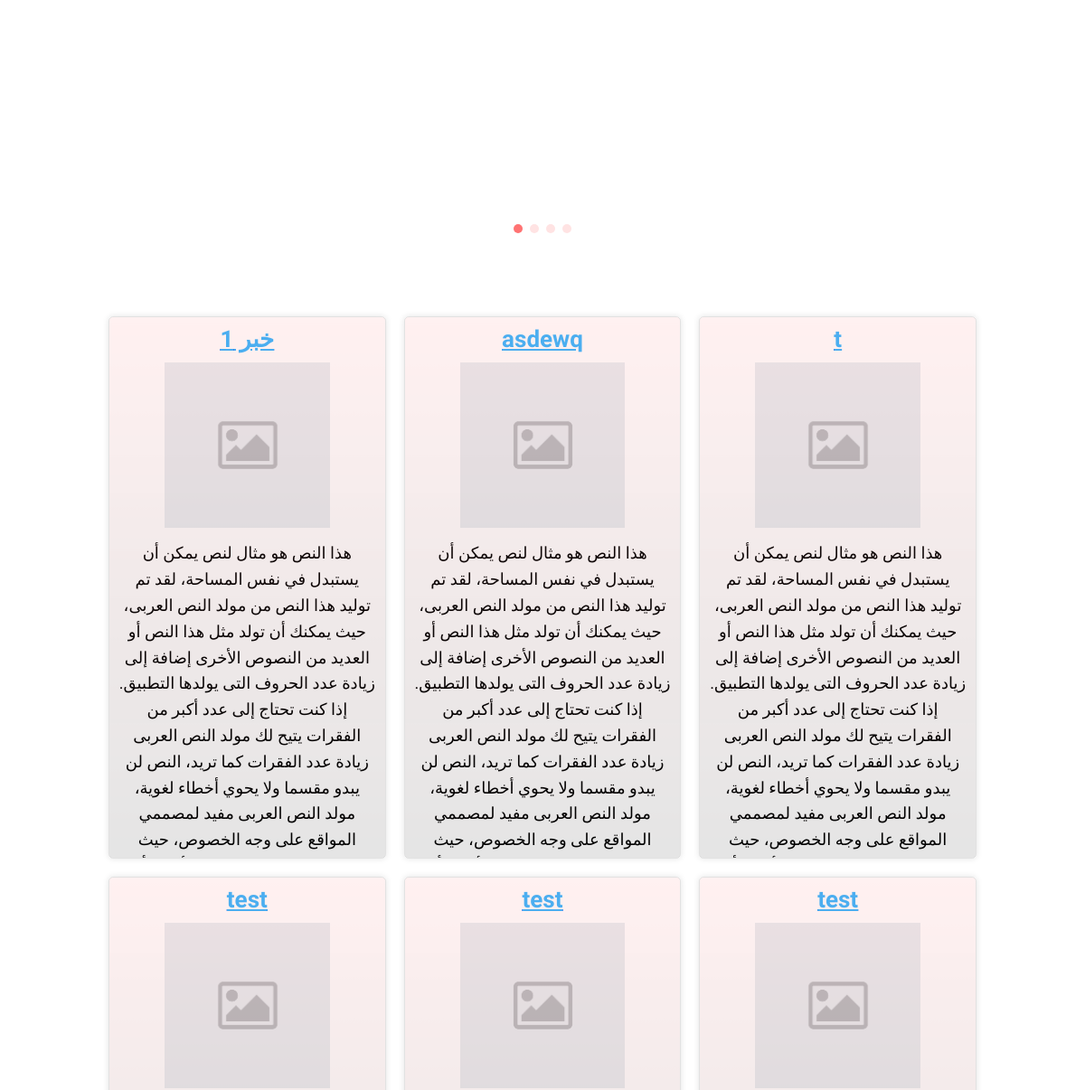
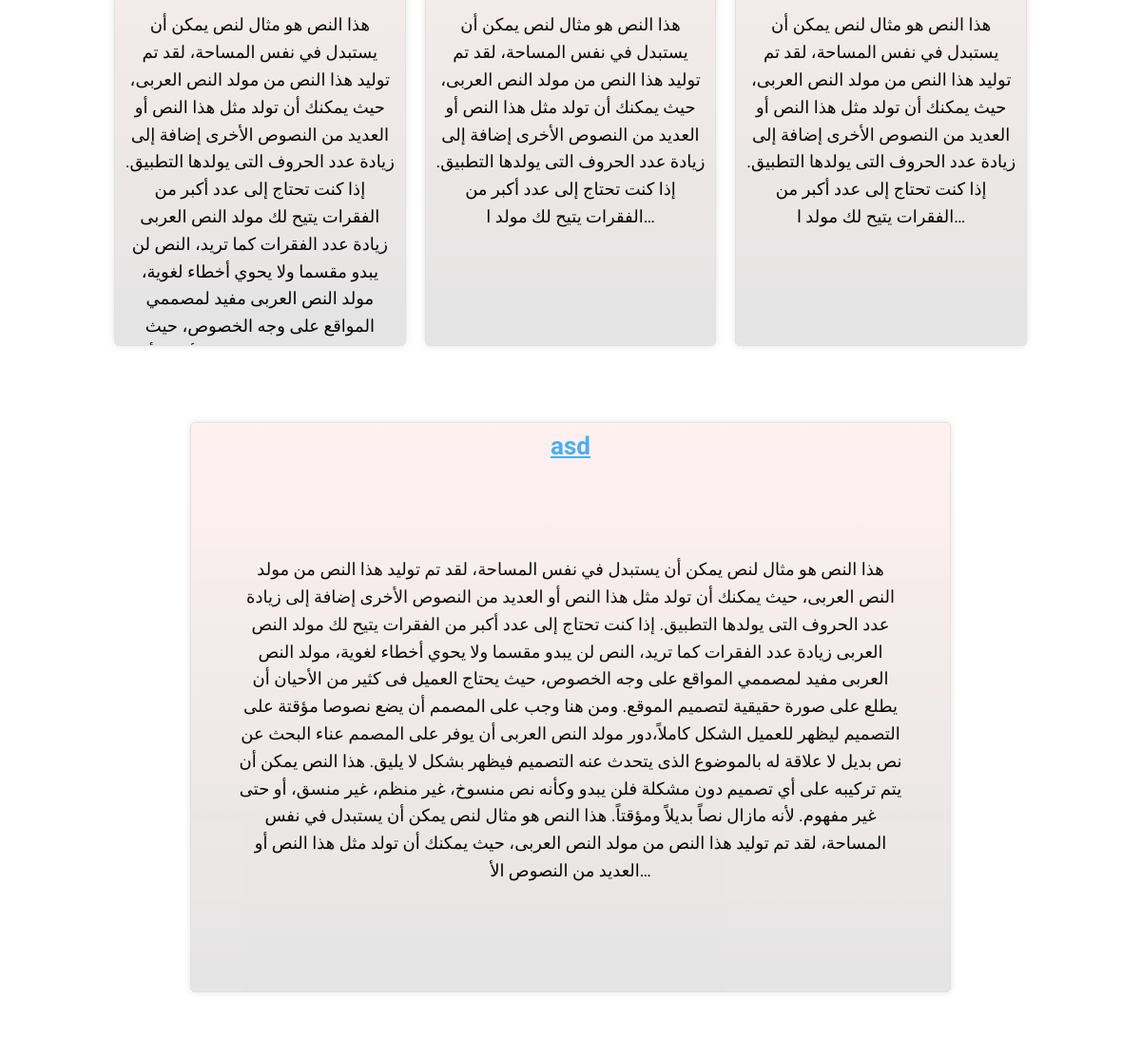
Before: / (middle part) with the older database file (2 pictures, top to bottom).
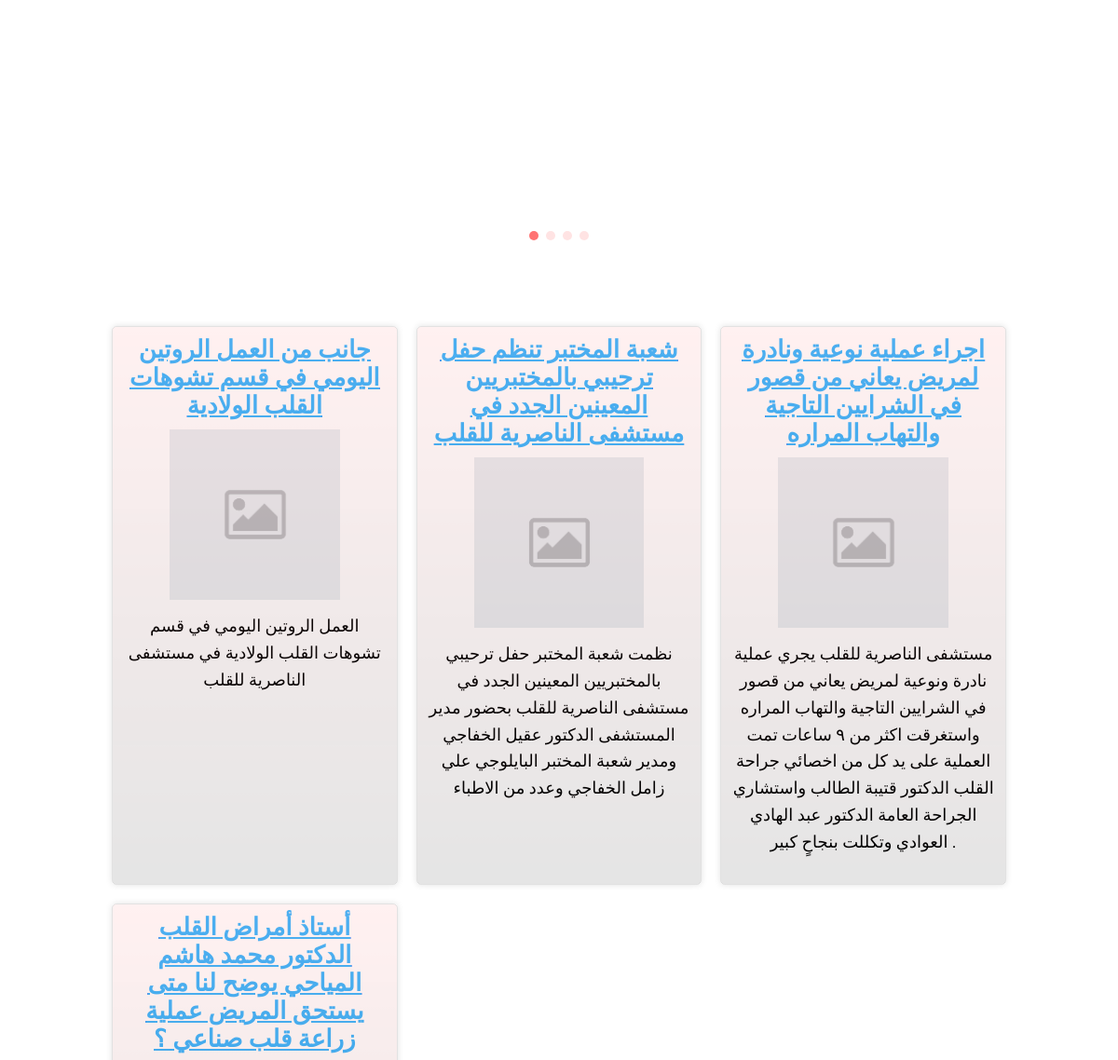
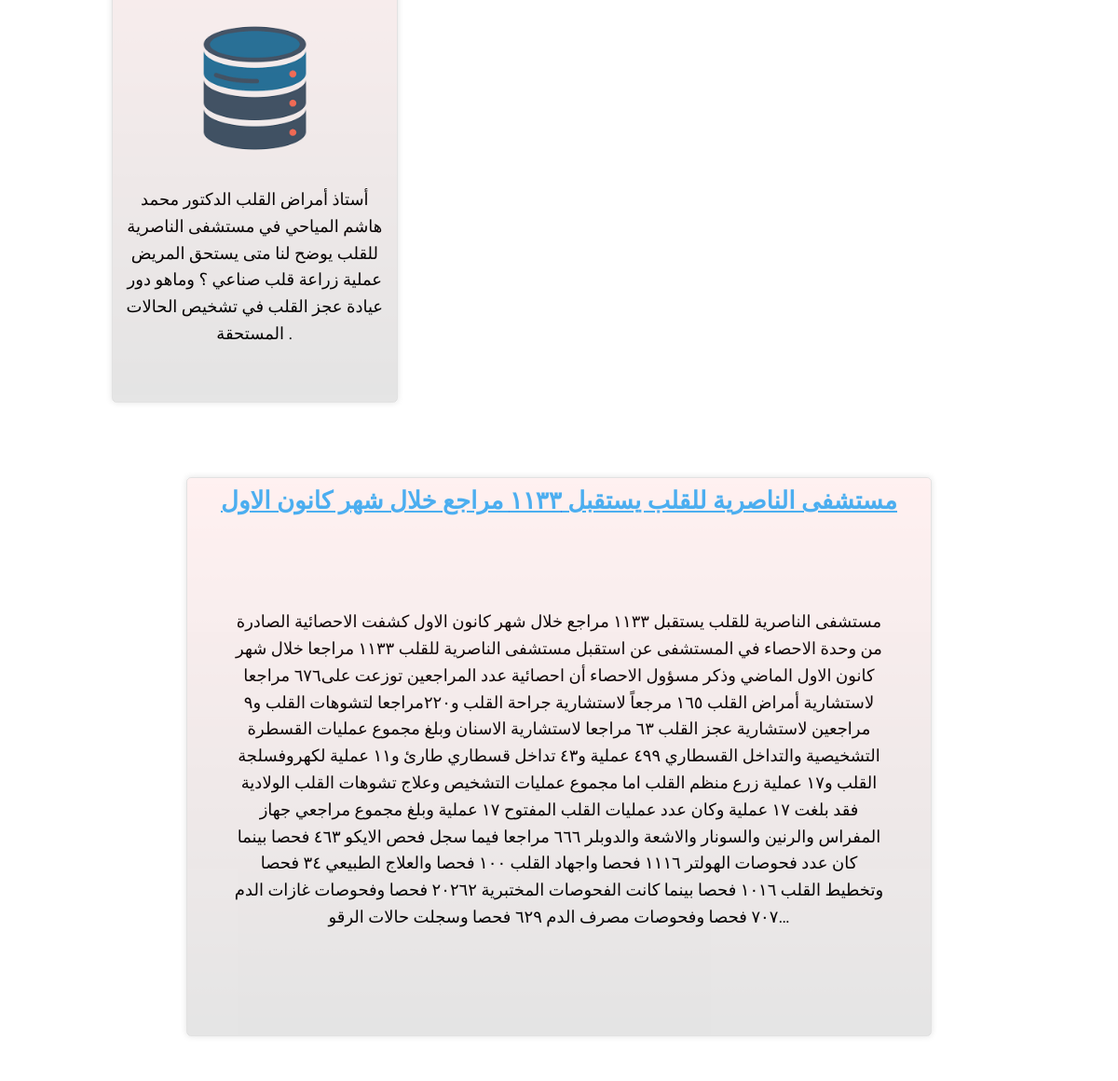
After: the same page with the newer database file (2 pictures, top to bottom).
### mainapp/models.py (models this page shows, shortened)
class report(models.Model):
    title=models.CharField(max_length=250)
    report_content=models.TextField(default=" ")
    image=models.ImageField(upload_to="reports/%Y/%m/%d",null=True,blank=True)
    created=models.DateTimeField(auto_now=True,blank=True)

### mainapp/views.py (the view)
# urls.py: path("",views.main,name="main"),
def main(request):
    recent_reports=report.objects.order_by('-created')[1:7]
    first_report=report.objects.order_by('-created').first()
    context={
        "recent_reports":recent_reports,
        "first_report":first_report
    }
    return render(request,"htmlfiles/main.html",context=context)

### templates/htmlfiles/main.html (shortened to what this page needs)
{% extends 'base.html' %}
{% load static %}
{% block content %}
  <div class="image_slider">
    <div class="swiper">
        <div class="swiper-wrapper">
            <div class="swiper-slide"><img src="{% static 'source/images/Image_Editor(1).png' %}" alt=""></div>
        </div>
        <div class="swiper-pagination"></div>
      </div>
</div>
<div class="grid_view">
    {% for item in recent_reports %}
  <div class="grid_view_item   item_image">
    <div class="over_effect"></div>
    <a href="/report/{{item.id}}/"><div class="title">{{item.title}}</div></a>
    {% if item.image %}
    <div class="content"><img src="{{item.image.url}}" onerror="this.onerror=null;this.src='/default-placeholder.png/'" alt=""></div>
    {% else %}
    <div class="content"><img  src="/default-placeholder.png/" alt=""></div>
  {% endif %}
    <div class="text">
        {% autoescape off %}
        {% if item.image %}
        {{item.report_content|truncatechars:255 }}
        {% else %}
        {{item.report_content|truncatechars:960 }}
        {% endif %}
{% endautoescape %}
    </div>
</div>
    {% endfor %}
</div>
<div class="center_item">
<div class="grid_view_item   item_card size_2">
    <div class="over_effect"></div>
    <a href="/report/{{first_report.id}}/"><div class="title">{{first_report.title}}</div></a>
    <div class="content">
        {% autoescape off %}
{{first_report.report_content|truncatechars:965}}
{% endautoescape %}
    </div>
</div>
</div>
{% endblock %}

Changed rows visible on the page:
removed report: title "خبر 1", report_content "هذا النص هو مثال لنص يمكن أن يستبدل في نفس المساحة، لقد تم توليد هذا النص من مولد النص العربى، حيث يمكنك أن تولد مثل هذا النص أو العديد من النصوص الأخرى إضافة إلى زيادة عدد الحروف التى يولدها التطبيق. إذا كنت تحتاج إلى عدد أكبر من الفقرات يتيح لك مولد النص العربى زيادة عدد الفقرات كما تريد، النص لن يبدو مقسما ولا يحوي أخطاء لغوية، مولد النص العربى مفيد لمصممي المواقع على وجه الخصوص، حيث…"
removed report: title "asdewq", report_content "هذا النص هو مثال لنص يمكن أن يستبدل في نفس المساحة، لقد تم توليد هذا النص من مولد النص العربى، حيث يمكنك أن تولد مثل هذا النص أو العديد من النصوص الأخرى إضافة إلى زيادة عدد الحروف التى يولدها التطبيق. إذا كنت تحتاج إلى عدد أكبر من الفقرات يتيح لك مولد النص العربى زيادة عدد الفقرات كما تريد، النص لن يبدو مقسما ولا يحوي أخطاء لغوية، مولد النص العربى مفيد لمصممي المواقع على وجه الخصوص، حيث…"
removed report: title "t", report_content "هذا النص هو مثال لنص يمكن أن يستبدل في نفس المساحة، لقد تم توليد هذا النص من مولد النص العربى، حيث يمكنك أن تولد مثل هذا النص أو العديد من النصوص الأخرى إضافة إلى زيادة عدد الحروف التى يولدها التطبيق. إذا كنت تحتاج إلى عدد أكبر من الفقرات يتيح لك مولد النص العربى زيادة عدد الفقرات كما تريد، النص لن يبدو مقسما ولا يحوي أخطاء لغوية، مولد النص العربى مفيد لمصممي المواقع على وجه الخصوص، حيث…"
removed report: title "test", report_content "هذا النص هو مثال لنص يمكن أن يستبدل في نفس المساحة، لقد تم توليد هذا النص من مولد النص العربى، حيث يمكنك أن تولد مثل هذا النص أو العديد من النصوص الأخرى إضافة إلى زيادة عدد الحروف التى يولدها التطبيق. إذا كنت تحتاج إلى عدد أكبر من الفقرات يتيح لك مولد النص العربى زيادة عدد الفقرات كما تريد، النص لن يبدو مقسما ولا يحوي أخطاء لغوية، مولد النص العربى مفيد لمصممي المواقع على وجه الخصوص، حيث…"
removed report: title "test", report_content "هذا النص هو مثال لنص يمكن أن يستبدل في نفس المساحة، لقد تم توليد هذا النص من مولد النص العربى، حيث يمكنك أن تولد مثل هذا النص أو العديد من النصوص الأخرى إضافة إلى زيادة عدد الحروف التى يولدها التطبيق. إذا كنت تحتاج إلى عدد أكبر من الفقرات يتيح لك مولد ا…"
removed report: title "test", report_content "هذا النص هو مثال لنص يمكن أن يستبدل في نفس المساحة، لقد تم توليد هذا النص من مولد النص العربى، حيث يمكنك أن تولد مثل هذا النص أو العديد من النصوص الأخرى إضافة إلى زيادة عدد الحروف التى يولدها التطبيق. إذا كنت تحتاج إلى عدد أكبر من الفقرات يتيح لك مولد ا…"
removed report: title "asd", report_content "هذا النص هو مثال لنص يمكن أن يستبدل في نفس المساحة، لقد تم توليد هذا النص من مولد النص العربى، حيث يمكنك أن تولد مثل هذا النص أو العديد من النصوص الأخرى إضافة إلى زيادة عدد الحروف التى يولدها التطبيق. إذا كنت تحتاج إلى عدد أكبر من الفقرات يتيح لك مولد النص العربى زيادة عدد الفقرات كما تريد، النص لن يبدو مقسما ولا يحوي أخطاء لغوية، مولد النص العربى مفيد لمصممي المواقع على وجه الخصوص، حيث يحتاج العميل فى كثير من الأحيان أن يطلع على صورة حقيقية لتصميم الموقع. ومن هنا وجب على المصمم أن يضع نصوصا مؤقتة على التصميم ليظهر للعميل الشكل كاملاً،دور مولد النص العربى أن يوفر على المصمم عناء البحث عن نص بديل لا علاقة له بالموضوع الذى يتحدث عنه التصميم فيظهر بشكل لا يليق. هذا النص يمكن أن يتم تركيبه على…"
added report: title "جانب من العمل الروتين اليومي في قسم تشوهات القلب الولادية", report_content "العمل الروتين اليومي في قسم تشوهات القلب الولادية في مستشفى الناصرية للقلب"
now on this page (row edited): report: title "شعبة المختبر تنظم حفل ترحيبي بالمختبريين المعينين الجدد في مستشفى الناصرية للقلب", report_content "نظمت شعبة المختبر حفل ترحيبي بالمختبريين المعينين الجدد في مستشفى الناصرية للقلب بحضور مدير المستشفى الدكتور عقيل الخفاجي ومدير شعبة المختبر البايلوجي علي زامل الخفاجي وعدد من الاطباء"
now on this page (row edited): report: title "اجراء عملية نوعية ونادرة لمريض يعاني من قصور في الشرايين التاجية والتهاب المراره", report_content "مستشفى الناصرية للقلب يجري عملية نادرة ونوعية لمريض يعاني من قصور في الشرايين التاجية والتهاب المراره واستغرقت اكثر من ٩ ساعات تمت العملية على يد كل من اخصائي جراحة القلب الدكتور قتيبة الطالب واستشاري الجراحة العامة الدكتور عبد الهادي العوادي وتكللت بنجاحٍ كبير ."
added report: title "أستاذ أمراض القلب الدكتور محمد هاشم المياحي يوضح لنا متى يستحق المريض عملية زراعة قلب صناعي ؟", image (picture), report_content "أستاذ أمراض القلب الدكتور محمد هاشم المياحي في مستشفى الناصرية للقلب يوضح لنا متى يستحق المريض عملية زراعة قلب صناعي ؟ وماهو دور عيادة عجز القلب في تشخيص الحالات المستحقة ."
added report: title "مستشفى الناصرية للقلب يستقبل ١١٣٣ مراجع خلال شهر كانون الاول", report_content "مستشفى الناصرية للقلب يستقبل ١١٣٣ مراجع خلال شهر كانون الاول كشفت الاحصائية الصادرة من وحدة الاحصاء في المستشفى عن استقبل مستشفى الناصرية للقلب ١١٣٣ مراجعا خلال شهر كانون الاول الماضي وذكر مسؤول الاحصاء أن احصائية عدد المراجعين توزعت على٦٧٦ مراجعا لاستشارية أمراض القلب ١٦٥ مرجعاً لاستشارية جراحة القلب و٢٢٠مراجعا لتشوهات القلب و٩ مراجعين لاستشارية عجز القلب ٦٣ مراجعا لاستشارية الاسنان وبلغ مجموع عمليات القسطرة التشخيصية والتداخل القسطاري ٤٩٩ عملية و٤٣ تداخل قسطاري طارئ و١١ عملية لكهروفسلجة القلب و١٧ عملية زرع منظم القلب اما مجموع عمليات التشخيص وعلاج تشوهات القلب الولادية فقد بلغت ١٧ عملية وكان عدد عمليات القلب المفتوح ١٧ عملية وبلغ مجموع مراجعي جهاز المفراس والرنين والسونار والاشعة والدوبلر…"
